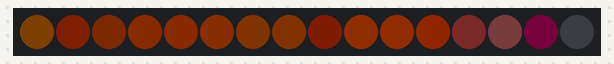
This sketch was run on a simulated Arduino Uno, built with avr-gcc and run on an emulated ATmega328P. On the bench: 16 RGB LEDs in strip order, left to right. Dim RGB values are drawn brighter than linear; random numbers use the default seed unless the sketch sets one; what the sketch prints to the serial monitor is not drawn.

Above: at 0.15 s.
At 5.07 s:
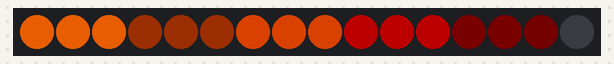
At 10.09 s:
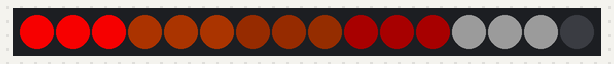
At 20.03 s:
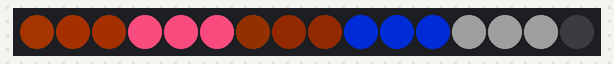
At 29.97 s:
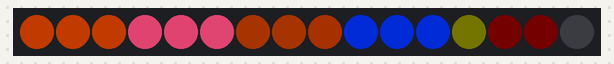
At 39.92 s:
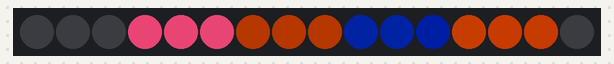

The sketch:

jack-o-candle.ino
```cpp
#include <Adafruit_NeoPixel.h>

#define PIN 2

// Parameter 1 = number of pixels in strip
// Parameter 2 = pin number (most are valid)
// Parameter 3 = pixel type flags, add together as needed:
//   NEO_KHZ800  800 KHz bitstream (most NeoPixel products w/WS2812 LEDs)
//   NEO_KHZ400  400 KHz (classic 'v1' (not v2) FLORA pixels, WS2811 drivers)
//   NEO_GRB     Pixels are wired for GRB bitstream (most NeoPixel products)
//   NEO_RGB     Pixels are wired for RGB bitstream (v1 FLORA pixels, not v2)
Adafruit_NeoPixel strip = Adafruit_NeoPixel(16, 2, NEO_GRBW + NEO_KHZ800);

/*
 5 "flames" of 3 pixels each.
 Each flame can have a brightness of 0 to 254 (play with this scale)
 Eventually, light up center pixel of three first then the sides. This version will just distribute amongst the 3 pixels.
*/

#define NUMBER_OF_FLAMES 5 // depends on number of neopixel triplets. 5 for 16 NeoPixel ring. 4 for 12 NeoPixel ring
#define FLICKER_CHANCE 3 // increase this to increase the chances an individual flame will flicker

uint32_t rez_range = 256 * 4;
#define D_ false

// console buttons:
struct flame_element {
  int brightness;
  int step;
  int max_brightness;
  long rgbw[4];
  byte state;
} flames[5];

int new_brightness = 0;
unsigned long rgbw[4]; // reusable temporary array
uint8_t scaleD_rgbw[4];
byte acc;

 #define SCALERVAL 255*4
 const int flamecolors[22][4] = {
{ SCALERVAL, 0,  0, 0}, // Red
{ SCALERVAL, 0,  0, 0},
{ SCALERVAL, 0,  0, 0},
{ SCALERVAL, 0,  0, 0},
{ SCALERVAL, 0,  0, 0},
{ SCALERVAL, 0,  0, 0},
{ SCALERVAL, 0,  0, 0},
{ SCALERVAL, 0,  0, 0},
{ SCALERVAL, static_cast<const int>(SCALERVAL*.4),  0, 0}, // oranges
{ SCALERVAL, static_cast<const int>(SCALERVAL*.4),  0, 0},
{ SCALERVAL, static_cast<const int>(SCALERVAL*.4),  0, 0},
{ SCALERVAL, static_cast<const int>(SCALERVAL*.4),  0, 0},
{ SCALERVAL, static_cast<const int>(SCALERVAL*.3),  0, 0},
{ SCALERVAL, static_cast<const int>(SCALERVAL*.3),  0, 0},
{ SCALERVAL, static_cast<const int>(SCALERVAL*.3),  0, 0},
{ SCALERVAL, static_cast<const int>(SCALERVAL*.3),  0, 0},
{ SCALERVAL, static_cast<const int>(SCALERVAL*.3),  0, 0},
{ SCALERVAL, static_cast<const int>(SCALERVAL*.3),  0, 0},
{ SCALERVAL, static_cast<const int>(SCALERVAL*.3),  0, 0},
{ 0, 0,  0, SCALERVAL * 0.5}, // white
{ 0, static_cast<const int>(SCALERVAL * 0.2),  SCALERVAL, 0}, // that one blue flame
{ SCALERVAL,  static_cast<const int>(SCALERVAL * 0.3),  static_cast<const int>(SCALERVAL * 0.5), 0} // violet
};


void setup() {
 // if (D_){
    Serial.begin(9600);
    Serial.println("STARTUP");
//  }
  strip.begin();
  strip.show(); // Initialize all pixels to 'off'
  randomSeed(analogRead(4));
  InitFlames();

}

void loop() {
 //return;
 for(byte flame_count = 0; flame_count < NUMBER_OF_FLAMES; flame_count++) {
    switch(flames[flame_count].state){
      case 0: // reset
        CreateNewFlame(flame_count);
        break;

      case 1: // increasing
        new_brightness = flames[flame_count].brightness + flames[flame_count].step;
        if (new_brightness > flames[flame_count].max_brightness){
          UpdateFlameColor(flame_count, flames[flame_count].max_brightness);
          flames[flame_count].brightness = flames[flame_count].max_brightness;
          flames[flame_count].step = GetStepSize(); // pick a different speed for flame going out
          flames[flame_count].state = 2;
        } else {
          UpdateFlameColor(flame_count, new_brightness);
          flames[flame_count].brightness = new_brightness;
        }
        break;

      case 2: // decreasing
        new_brightness = flames[flame_count].brightness - flames[flame_count].step;
        // chance to flicker/rekindle:
        if (random(new_brightness) < FLICKER_CHANCE){
          // rekindle:
          flames[flame_count].state = 1; // increase again
          flames[flame_count].brightness = max(GetMaxBrightness(), flames[flame_count].brightness);
          flames[flame_count].step = GetStepSize();

        } else {
          if (new_brightness < 1){
            flames[flame_count].state = 0; // bottomed out - reset to next flame
            flames[flame_count].brightness = 0;
             UpdateFlameColor(flame_count, 0);
          } else {
            UpdateFlameColor(flame_count, new_brightness);
            flames[flame_count].brightness = new_brightness;
          }
        }
        break;
    }

  }
  strip.show();
  delay(100);
} //loop()


void InitFlames(){
  // Sets initial states in flames array
  for(byte i = 0; i < NUMBER_OF_FLAMES; i++) {
    flames[i].state = 0;

  }
}


void UpdateFlameColor(byte flame_num, int new_brightness){
//
  uint32_t c = 0;
  uint32_t color_channel_value;
  byte rgbw_channel;

  new_brightness = min(new_brightness, flames[flame_num].max_brightness);


  for(byte rgbw_channel = 0; rgbw_channel < 4; rgbw_channel++) {
    color_channel_value = flames[flame_num].rgbw[rgbw_channel];
    color_channel_value = color_channel_value * (uint32_t)new_brightness; // keep it long
    color_channel_value = color_channel_value / (uint32_t)rez_range;
    rgbw[rgbw_channel] = max(0L, color_channel_value);
  } // step through R G B W


  // spread possible values of 0-768 across 3 pixels
  for(byte sub_pixel = 0; sub_pixel < 3; sub_pixel++) {

    for(byte i = 0; i < 4; i++) { // rgbw
      acc = rgbw[i] / 4;
      byte d = rgbw[i] % 4;
      if (sub_pixel < d){
        acc++;
      }
      scaleD_rgbw[i] = acc;
    }
    c = strip.Color(scaleD_rgbw[0], scaleD_rgbw[1], scaleD_rgbw[2], scaleD_rgbw[3]);
    strip.setPixelColor(flame_num * 3 + sub_pixel, c);
  }

}


void CreateNewFlame(byte flame_num){
  flames[flame_num].step = GetStepSize();
  flames[flame_num].max_brightness = GetMaxBrightness();

  flames[flame_num].brightness = 0;
  flames[flame_num].state = 1;
  byte color_index = random(22);
  for(byte i = 0; i < 4; i++) {
    flames[flame_num].rgbw[i] = flamecolors[color_index][i];
  }

}

int GetStepSize(){
   return random(70)+1;
}

int GetMaxBrightness(){
  int retVal;
  //retVal = random(rez_range/4) +  random(rez_range/4) + random(rez_range/4) + rez_range/4 +1; // bell curve
  retVal = random(rez_range * 4 / 4) +  rez_range/4; // flat distribution
  //retVal = random(rez_range / 2) +  rez_range / 2; // brighter flat distribution
  return retVal;
}
```
